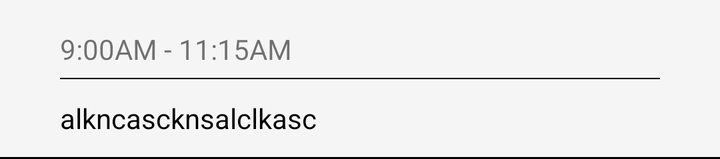
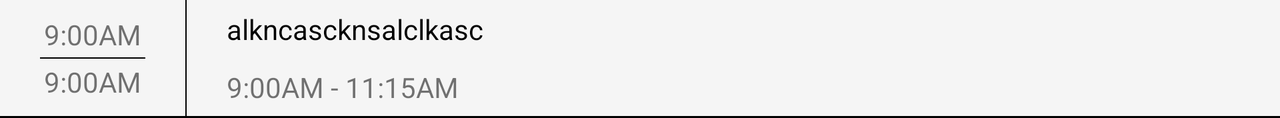

Compare how this app lays out the same screen by default and in its alternative resource folder. The renders come first, then the two layout files and the values they reference.
<!-- AndroidManifest.xml: application theme AppTheme -->
<!-- res/layout/schedule_recyclerview_layout.xml -->
<?xml version="1.0" encoding="utf-8"?>
<layout>

    <LinearLayout xmlns:android="http://schemas.android.com/apk/res/android"
        android:layout_width="match_parent"
        android:layout_height="wrap_content"
        android:background="@color/gray"
        android:orientation="vertical">

        <TextView
            android:id="@+id/time"
            android:layout_width="match_parent"
            android:layout_height="wrap_content"
            android:layout_marginTop="10dp"
            android:paddingLeft="30dp"
            android:paddingTop="5dp"
            android:paddingRight="30dp"
            android:paddingBottom="5dp"
            android:text="9:00AM - 11:15AM" />

        <View
            android:layout_width="match_parent"
            android:layout_height="0.5dp"
            android:layout_marginLeft="30dp"
            android:layout_marginRight="30dp"
            android:background="@color/black" />

        <TextView
            android:id="@+id/description"
            android:layout_width="match_parent"
            android:layout_height="wrap_content"
            android:paddingLeft="30dp"
            android:paddingTop="10dp"
            android:paddingRight="30dp"
            android:paddingBottom="10dp"
            android:text="alkncascknsalclkasc"
            android:textColor="@color/black" />


        <View
            android:layout_width="match_parent"
            android:layout_height="1dp"
            android:background="@color/black" />

    </LinearLayout>

</layout>
<!-- resources referenced by this layout -->
<resources>
  <color name="black">#000</color>
  <color name="gray">#F5F5F5</color>
  <style name="AppTheme" parent="Theme.AppCompat.Light.DarkActionBar">
          
          <item name="colorPrimary">@color/colorPrimary</item>
          <item name="colorPrimaryDark">@color/colorPrimaryDark</item>
          <item name="colorAccent">@color/colorAccent</item>
      </style>
  <color name="colorPrimary">#008577</color>
  <color name="colorPrimaryDark">#00574B</color>
  <color name="colorAccent">#D81B60</color>
</resources>
<!-- res/layout-land/schedule_recyclerview_layout.xml (the repository's variant of the layout above) -->
<!-- drawn on the phone turned sideways -->
<?xml version="1.0" encoding="utf-8"?>
<layout>

    <LinearLayout xmlns:android="http://schemas.android.com/apk/res/android"
        android:layout_width="match_parent"
        android:layout_height="wrap_content"
        android:background="@color/gray"
        android:orientation="vertical">

        <LinearLayout
            android:layout_width="match_parent"
            android:layout_height="wrap_content"
            android:orientation="horizontal"
            android:weightSum="1"
            android:layout_gravity="center"
            android:gravity="center">

            <LinearLayout
                android:layout_width="wrap_content"
                android:paddingLeft="20dp"
                android:paddingRight="20dp"
                android:layout_height="wrap_content"
                android:orientation="vertical">


                <TextView
                    android:id="@+id/startTime"
                    android:layout_width="wrap_content"
                    android:layout_height="wrap_content"
                    android:padding="2dp"
                    android:text="9:00AM" />

                <FrameLayout
                    android:layout_width="match_parent"
                    android:layout_height="0.5dp"
                    android:background="@color/black" />

                <TextView
                    android:id="@+id/endTime"
                    android:layout_width="wrap_content"
                    android:layout_height="wrap_content"
                    android:padding="2dp"
                    android:text="9:00AM" />

            </LinearLayout>

            <View
                android:layout_width="0.5dp"
                android:layout_height="match_parent"
                android:background="@color/black" />

            <LinearLayout
                android:layout_width="match_parent"
                android:layout_height="wrap_content"
                android:orientation="vertical">


                <TextView
                    android:id="@+id/description"
                    android:layout_width="match_parent"
                    android:layout_height="wrap_content"
                    android:paddingLeft="20dp"
                    android:paddingTop="5dp"
                    android:paddingRight="20dp"
                    android:paddingBottom="5dp"
                    android:text="alkncascknsalclkasc"
                    android:textColor="@color/black" />


                <TextView
                    android:id="@+id/participants"
                    android:layout_width="match_parent"
                    android:layout_height="wrap_content"
                    android:paddingLeft="20dp"
                    android:paddingTop="5dp"
                    android:paddingRight="20dp"
                    android:paddingBottom="5dp"
                    android:text="9:00AM - 11:15AM" />


            </LinearLayout>


        </LinearLayout>


        <View
            android:layout_width="match_parent"
            android:layout_height="1dp"
            android:background="@color/black" />

    </LinearLayout>

</layout>
